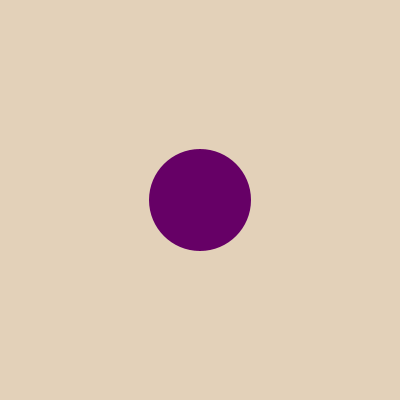
Frame 1 (no input)
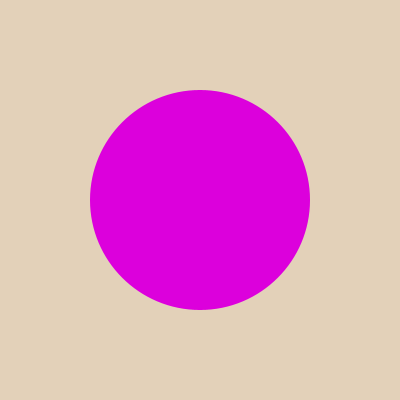
Frame 60 (the mouse pressed at the canvas centre just before this capture)
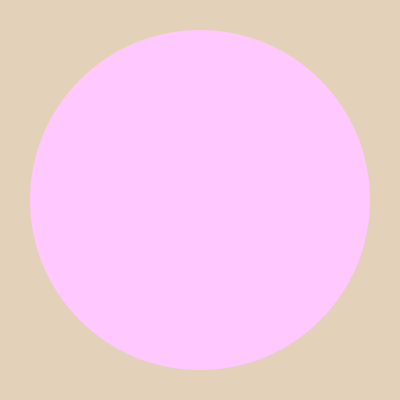
Frame 120 (the mouse held since frame 60 and released just before this capture)

The Processing sketch that drew these frames (run headless with seeded random() and noise(); from frame 60 on, the mouse is pressed at the canvas centre):

// Processing sketch: processing_113831
// ── processing_113831.pde

int diameter = 100;

void setup(){
  size(400,400);
  
}

void draw(){
  background(227, 209, 185);
  noStroke();
  diameter = diameter+2;
  
  
  
  fill(diameter,mouseY,diameter);
  ellipse(width/2,height/2,diameter,diameter);
  println(diameter);
  
}
